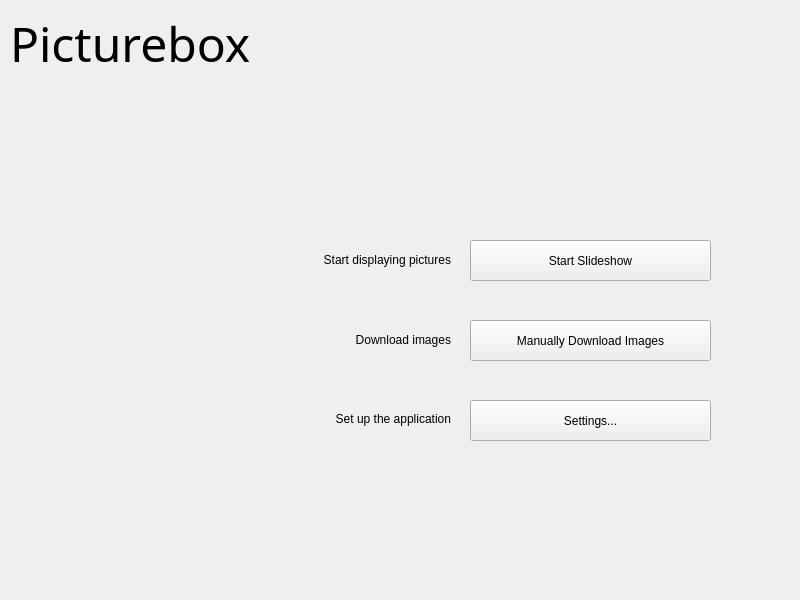
<?xml version="1.0" encoding="UTF-8"?>
<ui version="4.0">
 <class>MainWindow</class>
 <widget class="QMainWindow" name="MainWindow">
  <property name="geometry">
   <rect>
    <x>0</x>
    <y>0</y>
    <width>800</width>
    <height>600</height>
   </rect>
  </property>
  <property name="windowTitle">
   <string>MainWindow</string>
  </property>
  <widget class="QWidget" name="centralwidget">
   <widget class="QPushButton" name="cmdStartSlideshow">
    <property name="geometry">
     <rect>
      <x>470</x>
      <y>240</y>
      <width>241</width>
      <height>41</height>
     </rect>
    </property>
    <property name="text">
     <string>Start Slideshow</string>
    </property>
   </widget>
   <widget class="QLabel" name="label">
    <property name="geometry">
     <rect>
      <x>10</x>
      <y>10</y>
      <width>781</width>
      <height>61</height>
     </rect>
    </property>
    <property name="font">
     <font>
      <family>Noto Sans</family>
      <pointsize>36</pointsize>
     </font>
    </property>
    <property name="text">
     <string>Picturebox</string>
    </property>
    <property name="textFormat">
     <enum>Qt::PlainText</enum>
    </property>
    <property name="alignment">
     <set>Qt::AlignLeading|Qt::AlignLeft|Qt::AlignTop</set>
    </property>
    <property name="textInteractionFlags">
     <set>Qt::NoTextInteraction</set>
    </property>
   </widget>
   <widget class="QPushButton" name="cmdSettings">
    <property name="geometry">
     <rect>
      <x>470</x>
      <y>400</y>
      <width>241</width>
      <height>41</height>
     </rect>
    </property>
    <property name="text">
     <string>Settings...</string>
    </property>
   </widget>
   <widget class="QLabel" name="lblSlideshow">
    <property name="geometry">
     <rect>
      <x>250</x>
      <y>250</y>
      <width>201</width>
      <height>20</height>
     </rect>
    </property>
    <property name="text">
     <string>Start displaying pictures</string>
    </property>
    <property name="alignment">
     <set>Qt::AlignRight|Qt::AlignTrailing|Qt::AlignVCenter</set>
    </property>
   </widget>
   <widget class="QLabel" name="lblSettings">
    <property name="geometry">
     <rect>
      <x>300</x>
      <y>410</y>
      <width>151</width>
      <height>17</height>
     </rect>
    </property>
    <property name="text">
     <string>Set up the application</string>
    </property>
    <property name="textFormat">
     <enum>Qt::AutoText</enum>
    </property>
    <property name="alignment">
     <set>Qt::AlignRight|Qt::AlignTrailing|Qt::AlignVCenter</set>
    </property>
   </widget>
   <widget class="QPushButton" name="cmdStartSlideshow_2">
    <property name="geometry">
     <rect>
      <x>470</x>
      <y>320</y>
      <width>241</width>
      <height>41</height>
     </rect>
    </property>
    <property name="text">
     <string>Manually Download Images</string>
    </property>
   </widget>
   <widget class="QLabel" name="lblDownloadImages">
    <property name="geometry">
     <rect>
      <x>250</x>
      <y>330</y>
      <width>201</width>
      <height>20</height>
     </rect>
    </property>
    <property name="text">
     <string>Download images</string>
    </property>
    <property name="alignment">
     <set>Qt::AlignRight|Qt::AlignTrailing|Qt::AlignVCenter</set>
    </property>
   </widget>
  </widget>
 </widget>
 <resources/>
 <connections/>
</ui>
